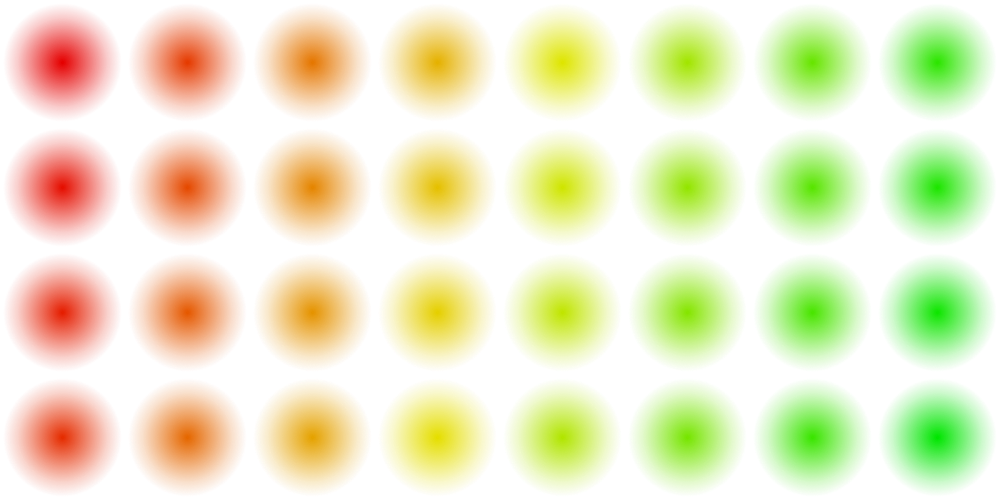
#> input picture Other/levels.png, 1000 x 500 px, shrunk from 1600 x 800 before the run
$ python cutsignalimg.py   (Python 2 division)
#> lines starting #> are read from the running program, lines starting #| are printed output that depends on the picture
#!/usr/bin/env python
#-*- coding: UTF-8 -*-

import Image

im = Image.open("levels.png")
#> im is the input picture: PIL image 1000x500 RGBA; mean R, G, B, A 120.2, 120.2, 0, 55.9
for x in range(8):
	for y in range(4):
		siglvl = x*4 + y
		print "Saving image signal_%d.png" % siglvl
		im.crop((x*200,y*200,200+x*200,200+y*200)).save("signal_%d.png" %siglvl);
#> this loop made 8 passes
#> pass 1, `im.crop((x*200,y*200,200+x*200,200+y*200)).save("signal_%d.png" %siglv..`:
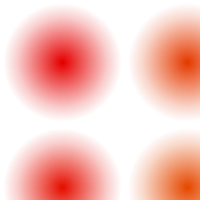
#> saved as signal_0.png: PIL image 200x200 RGBA; mean R, G, B, A 169, 20.5, 0, 62.9; transparent parts drawn white
#> pass 1, `im.crop((x*200,y*200,200+x*200,200+y*200)).save("signal_%d.png" %siglv..`:
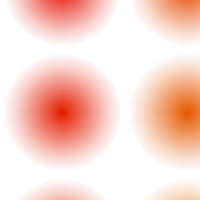
#> saved as signal_1.png: PIL image 200x200 RGBA; mean R, G, B, A 155.3, 33.4, 0, 50.1; transparent parts drawn white
#> pass 1, `im.crop((x*200,y*200,200+x*200,200+y*200)).save("signal_%d.png" %siglv..`:
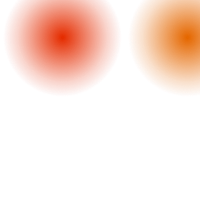
#> saved as signal_2.png: PIL image 200x200 RGBA; mean R, G, B, A 90, 26.2, 0, 35.3; transparent parts drawn white

$ run again, with Other/pasted.png copied over Other/levels.png
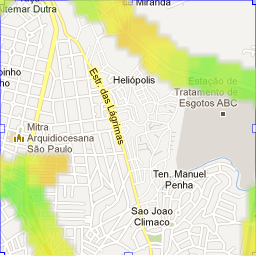
#> input picture Other/pasted.png, 256 x 256 px
#> im is the input picture: PIL image 256x256 RGBA; mean R, G, B, A 225.6, 230.5, 195.2, 244
#> the loop `for x in range(8):` made 8 passes
#> pass 1, `im.crop((x*200,y*200,200+x*200,200+y*200)).save("signal_%d.png" %siglv..`:
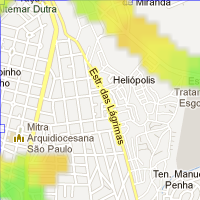
#> saved as signal_0.png: PIL image 200x200 RGBA; mean R, G, B, A 228.2, 230.2, 194.7, 244.3; transparent parts drawn white
#> pass 2, `im.crop((x*200,y*200,200+x*200,200+y*200)).save("signal_%d.png" %siglv..`:
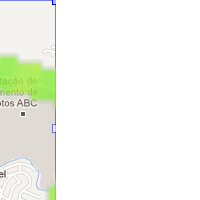
#> saved as signal_4.png: PIL image 200x200 RGBA; mean R, G, B, A 59.6, 63.4, 54.4, 68.2; transparent parts drawn white

$ run again, with Other/test.png copied over Other/levels.png
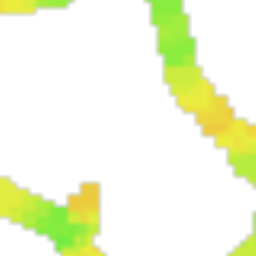
#> input picture Other/test.png, 256 x 256 px
#> im is the input picture: PIL image 256x256 RGBA; mean R, G, B, A 137.5, 146.9, 102.6, 38
#> the loop `for x in range(8):` made 8 passes
#> pass 1, `im.crop((x*200,y*200,200+x*200,200+y*200)).save("signal_%d.png" %siglv..`:
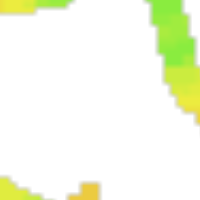
#> saved as signal_0.png: PIL image 200x200 RGBA; mean R, G, B, A 133.3, 141.4, 110.4, 26.3; transparent parts drawn white
#> pass 2, `im.crop((x*200,y*200,200+x*200,200+y*200)).save("signal_%d.png" %siglv..`:
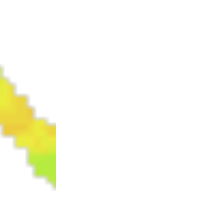
#> saved as signal_4.png: PIL image 200x200 RGBA; mean R, G, B, A 42.6, 42.8, 25.7, 15.2; transparent parts drawn white
